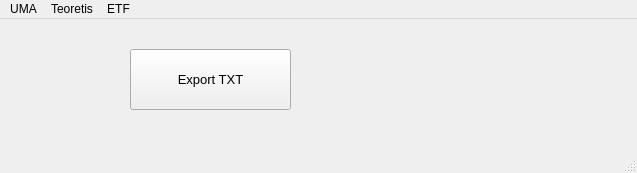
<?xml version="1.0" encoding="UTF-8"?>
<ui version="4.0">
 <class>MainWindow</class>
 <widget class="QMainWindow" name="MainWindow">
  <property name="geometry">
   <rect>
    <x>0</x>
    <y>0</y>
    <width>637</width>
    <height>173</height>
   </rect>
  </property>
  <property name="windowTitle">
   <string>MainWindow</string>
  </property>
  <widget class="QWidget" name="centralwidget">
   <widget class="QPushButton" name="btn_export">
    <property name="geometry">
     <rect>
      <x>130</x>
      <y>30</y>
      <width>161</width>
      <height>61</height>
     </rect>
    </property>
    <property name="font">
     <font>
      <pointsize>10</pointsize>
     </font>
    </property>
    <property name="text">
     <string>Export TXT</string>
    </property>
   </widget>
  </widget>
  <widget class="QMenuBar" name="menubar">
   <property name="geometry">
    <rect>
     <x>0</x>
     <y>0</y>
     <width>637</width>
     <height>21</height>
    </rect>
   </property>
   <widget class="QMenu" name="menuUMA">
    <property name="title">
     <string>UMA</string>
    </property>
    <addaction name="actionInsert"/>
    <addaction name="actionEdit"/>
    <addaction name="actionDownloader"/>
    <addaction name="actionBatch_Insert"/>
    <addaction name="actionEXPORT"/>
   </widget>
   <widget class="QMenu" name="menuTeoretis">
    <property name="title">
     <string>Teoretis</string>
    </property>
    <addaction name="actionDownloader_Teoretis"/>
    <addaction name="actionEXPORT_Teoretis"/>
   </widget>
   <widget class="QMenu" name="menuETF">
    <property name="title">
     <string>ETF</string>
    </property>
    <addaction name="actionInsert_2"/>
    <addaction name="actionEdit_2"/>
    <addaction name="actionBatch_Insert_2"/>
   </widget>
   <addaction name="menuUMA"/>
   <addaction name="menuTeoretis"/>
   <addaction name="menuETF"/>
  </widget>
  <widget class="QStatusBar" name="statusbar"/>
  <action name="actionUMA">
   <property name="text">
    <string>UMA</string>
   </property>
  </action>
  <action name="actionSUSPEND">
   <property name="text">
    <string>SUSPEND</string>
   </property>
  </action>
  <action name="actionUNSUSPEND">
   <property name="text">
    <string>UNSUSPEND</string>
   </property>
  </action>
  <action name="actionInsert">
   <property name="text">
    <string>Insert</string>
   </property>
  </action>
  <action name="actionEdit">
   <property name="text">
    <string>Edit</string>
   </property>
  </action>
  <action name="actionDownloader">
   <property name="text">
    <string>Downloader</string>
   </property>
  </action>
  <action name="actionBatch_Insert">
   <property name="text">
    <string>Batch Insert</string>
   </property>
  </action>
  <action name="actionEXPORT">
   <property name="text">
    <string>EXPORT</string>
   </property>
  </action>
  <action name="actionDownloader_Teoretis">
   <property name="text">
    <string>Downloader</string>
   </property>
  </action>
  <action name="actionEXPORT_Teoretis">
   <property name="text">
    <string>EXPORT</string>
   </property>
  </action>
  <action name="actionInsert_2">
   <property name="text">
    <string>Insert</string>
   </property>
  </action>
  <action name="actionEdit_2">
   <property name="text">
    <string>Edit</string>
   </property>
  </action>
  <action name="actionBatch_Insert_2">
   <property name="text">
    <string>Batch Insert</string>
   </property>
  </action>
 </widget>
 <resources/>
 <connections/>
</ui>
